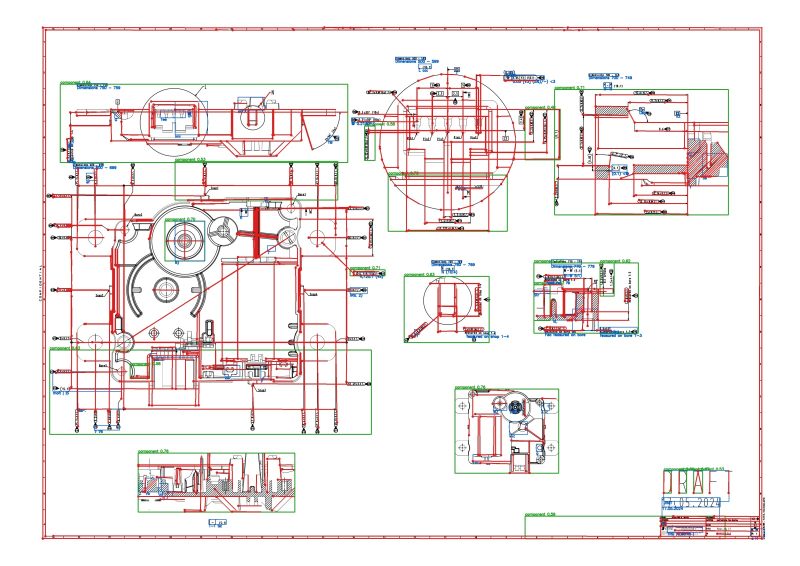
#> input picture data/smoke/vis_small.jpg, 1600 x 1131 px (shown at 1/2 size)
$ python -i preprocessing.py   (imports and definitions only)
#> lines starting #> are read from the running program, lines starting #| are printed output that depends on the picture
"""Preprocessing: orientation, fixed-dimension canvas, enhancement, tile division.

Every drawing is mapped onto one fixed canvas (CANVAS_WIDTH x CANVAS_HEIGHT) so
all images share the same dimensions and the same tile grid. Tiles overlap by
TILE_OVERLAP pixels so objects cut by a seam are seen whole by at least one tile
and can be stitched back by the Stage 2 patch network.
"""

from dataclasses import asdict, dataclass
from typing import List, Sequence, Tuple

import cv2
import numpy as np

from .config import Settings


@dataclass
class CanvasTransform:
    """Maps original-image pixels <-> canvas pixels.

    original --(rotate 90° CW if portrait)--> rotated --(scale, pad)--> canvas
    """

    orig_w: int
    orig_h: int
    rotated: bool
    scale: float
    pad_x: int
    pad_y: int
    canvas_w: int
    canvas_h: int

    # [10 lines left out: functions to_canvas, to_original, not called in this run]

    def box_to_canvas(self, b: Sequence[float]) -> List[float]:
        xs, ys = zip(*(self.to_canvas(px, py) for px, py in _corners(b)))
        return [min(xs), min(ys), max(xs) - min(xs), max(ys) - min(ys)]

    def box_to_original(self, b: Sequence[float]) -> List[float]:
        xs, ys = zip(*(self.to_original(px, py) for px, py in _corners(b)))
        return [min(xs), min(ys), max(xs) - min(xs), max(ys) - min(ys)]

    def seg_to_canvas(self, s: Sequence[float]) -> List[float]:
        return [*self.to_canvas(s[0], s[1]), *self.to_canvas(s[2], s[3])]

    def seg_to_original(self, s: Sequence[float]) -> List[float]:
        return [*self.to_original(s[0], s[1]), *self.to_original(s[2], s[3])]

    def to_dict(self) -> dict:
        return asdict(self)


def _corners(b: Sequence[float]):
    x, y, w, h = b
    return [(x, y), (x + w, y), (x, y + h), (x + w, y + h)]


@dataclass
class Tile:
    tile_id: str
    index: int
    row: int
    col: int
    x: int
    y: int
    w: int
    h: int
    image: np.ndarray

    @property
    def box(self) -> List[int]:
        return [self.x, self.y, self.w, self.h]

    def layout(self) -> dict:
        return {"tile_id": self.tile_id, "index": self.index, "row": self.row, "col": self.col, "box": self.box}


@dataclass
class PreprocessedImage:
    canvas: np.ndarray
    transform: CanvasTransform
    tiles: List[Tile]


# [6 lines left out: function normalize_orientation, not called in this run]


def enhance(img: np.ndarray) -> np.ndarray:
    """Grayscale + min-max contrast stretch, returned as 3-channel BGR so every
    Stage 1 model receives the same input format. Deliberately no blurring:
    1-px dimension lines must survive."""
    gray = cv2.cvtColor(img, cv2.COLOR_BGR2GRAY) if img.ndim == 3 else img
    gray = cv2.normalize(gray, None, 0, 255, cv2.NORM_MINMAX)
    return cv2.cvtColor(gray, cv2.COLOR_GRAY2BGR)


# [55 lines left out: functions to_fixed_canvas, tile_starts, tile_grid, divide_into_tiles, preprocess, not called in this run]

>>> import cv2
>>> picture = cv2.imread('../../data/smoke/vis_small.jpg')
#> picture is the input picture: shape (1131, 1600, 3); mean B, G, R 234.1, 235, 241.8
>>> result = enhance(picture)
#> in enhance, `gray = cv2.cvtColor(img, cv2.COLOR_BGR2GRAY) if img.ndim == 3 else img`:
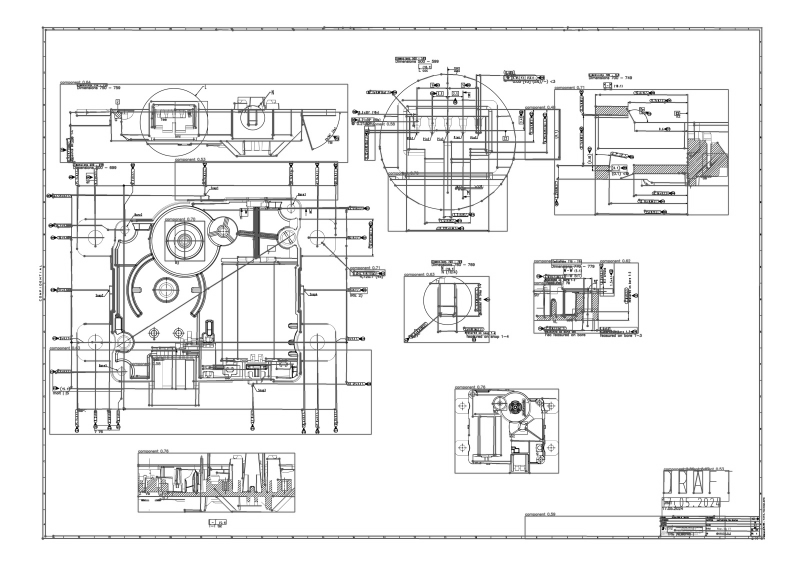
#> gray: shape (1131, 1600) (shown at 1/2 size); min 0, max 255, mean 236.9
